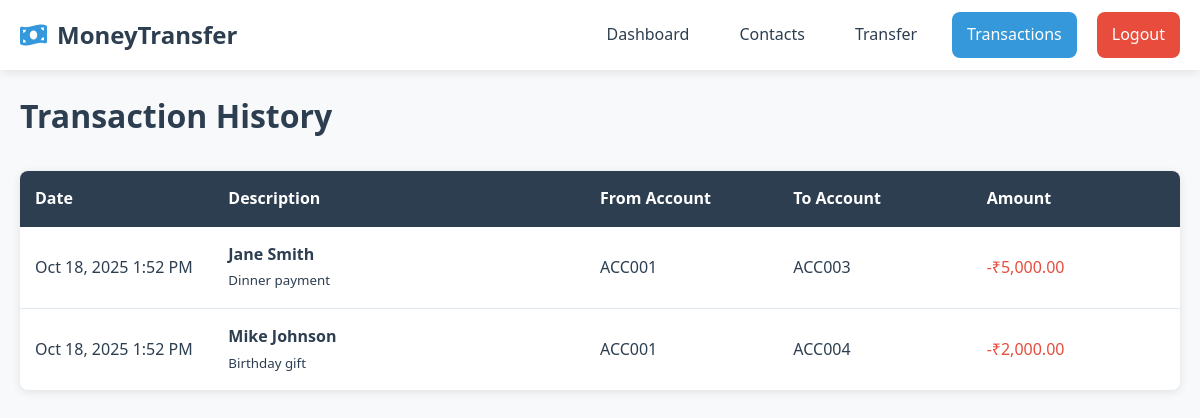
Screenshot of /transactions.php (signed in) with the database file from the repository.
### tables this page shows
CREATE TABLE transactions (
    id INT AUTO_INCREMENT PRIMARY KEY,
    from_account INT,
    from_user_id INT,
    to_account VARCHAR(20),
    to_name VARCHAR(100),
    to_bank VARCHAR(100),
    amount DECIMAL(10,2),
    date TIMESTAMP DEFAULT CURRENT_TIMESTAMP,
    description TEXT,
    FOREIGN KEY (from_account) REFERENCES accounts(id),
    FOREIGN KEY (from_user_id) REFERENCES users(id)
);

CREATE TABLE accounts (
    id INT AUTO_INCREMENT PRIMARY KEY,
    user_id INT,
    account_no VARCHAR(20),
    bank_name VARCHAR(100),
    balance DECIMAL(10,2) DEFAULT 0.00,
    FOREIGN KEY (user_id) REFERENCES users(id)
);

### transactions.php (the view, shortened to what this page needs)
<?php
require_once 'config.php';
$user_id = $_SESSION['user_id'];
$stmt = $pdo->prepare("
    SELECT t.*, a.account_no as from_account_no
    FROM transactions t
    JOIN accounts a ON t.from_account = a.id
    WHERE t.from_user_id = ?
    ORDER BY t.date DESC
");
$stmt->execute([$user_id]);
$transactions = $stmt->fetchAll();
?>
<!DOCTYPE html>
<html lang="en">
<head>
    <link rel="stylesheet" href="css/style.css">
</head>
<body>
    <nav class="navbar">
        <div class="nav-container">
            <div class="nav-logo">
                <i class="fas fa-money-bill-wave"></i>
                <span>MoneyTransfer</span>
            </div>
            <div class="nav-links">
                <a href="dashboard.php" class="nav-link">Dashboard</a>
                <a href="contacts.php" class="nav-link">Contacts</a>
                <a href="transfer.php" class="nav-link">Transfer</a>
                <a href="transactions.php" class="nav-link active">Transactions</a>
                <a href="logout.php" class="nav-link logout">Logout</a>
            </div>
        </div>
    </nav>
    <div class="container">
        <div class="page-header">
            <h1>Transaction History</h1>
        </div>
        <div class="transactions-container">
            <?php if (empty($transactions)): ?>
                <div class="no-data">
                    <i class="fas fa-receipt"></i>
                    <p>No transactions yet. Make your first transfer!</p>
                </div>
            <?php else: ?>
                <div class="transactions-table">
                    <div class="table-header">
                        <div>Date</div>
                        <div>Description</div>
                        <div>From Account</div>
                        <div>To Account</div>
                        <div>Amount</div>
                    </div>
                    <?php foreach ($transactions as $transaction): ?>
                    <div class="table-row">
                        <div><?php echo date('M j, Y g:i A', strtotime($transaction['date'])); ?></div>
                        <div>
                            <strong><?php echo $transaction['to_name']; ?></strong>
                            <br><small><?php echo $transaction['description']; ?></small>
                        </div>
                        <div><?php echo $transaction['from_account_no']; ?></div>
                        <div><?php echo $transaction['to_account']; ?></div>
                        <div class="amount debit">-₹<?php echo number_format($transaction['amount'], 2); ?></div>
                    </div>
                    <?php endforeach; ?>
                </div>
            <?php endif; ?>
        </div>
    </div>
</body>
</html>

### style.css (style rules this page uses)
* { margin: 0; padding: 0; box-sizing: border-box; }
:root { --primary: #3498db; --primary-dark: #2980b9; --secondary: #2c3e50; --success: #27ae60; --danger: #e74c3c; --warning: #f39c12; --light: #ecf0f1; --dark: #2c3e50; --gray: #95a5a6; --white: #ffffff; --shadow: 0 2px 10px rgba(0, 0, 0, 0.1); --border-radius: 8px; }
body { font-family: 'Segoe UI', Tahoma, Geneva, Verdana, sans-serif; background-color: #f8f9fa; color: var(--dark); line-height: 1.6; }
.container { max-width: 1200px; margin: 0 auto; padding: 20px; }
.navbar { background: var(--white); box-shadow: var(--shadow); position: sticky; top: 0; z-index: 100; }
.nav-container { max-width: 1200px; margin: 0 auto; padding: 0 20px; display: flex; justify-content: space-between; align-items: center; height: 70px; }
.nav-logo { display: flex; align-items: center; font-size: 1.5rem; font-weight: 700; color: var(--secondary); }
.nav-logo i { margin-right: 10px; color: var(--primary); }
.nav-links { display: flex; gap: 20px; }
.nav-link { text-decoration: none; color: var(--dark); padding: 10px 15px; border-radius: var(--border-radius); transition: all 0.3s; }
.nav-link:hover, .nav-link.active { background: var(--primary); color: var(--white); }
.nav-link.logout { background: var(--danger); color: var(--white); }
.debit { color: var(--danger); }
.page-header { display: flex; justify-content: space-between; align-items: center; margin-bottom: 30px; }
.transactions-table { background: var(--white); border-radius: var(--border-radius); overflow: hidden; box-shadow: var(--shadow); }
.table-header, .table-row { display: grid; grid-template-columns: 1fr 2fr 1fr 1fr 1fr; gap: 15px; padding: 15px; align-items: center; }
.table-header { background: var(--secondary); color: var(--white); font-weight: 600; }
.table-row { border-bottom: 1px solid #e1e8ed; }
.table-row:last-child { border-bottom: none; }

### rows the page displays
transactions: date "Oct 18, 2025 1:52 PM", to_name "Jane Smith", description "Dinner payment", from_account.account_no "ACC001", to_account "ACC003", amount "5,000.00"
transactions: date "Oct 18, 2025 1:52 PM", to_name "Mike Johnson", description "Birthday gift", from_account.account_no "ACC001", to_account "ACC004", amount "2,000.00"
